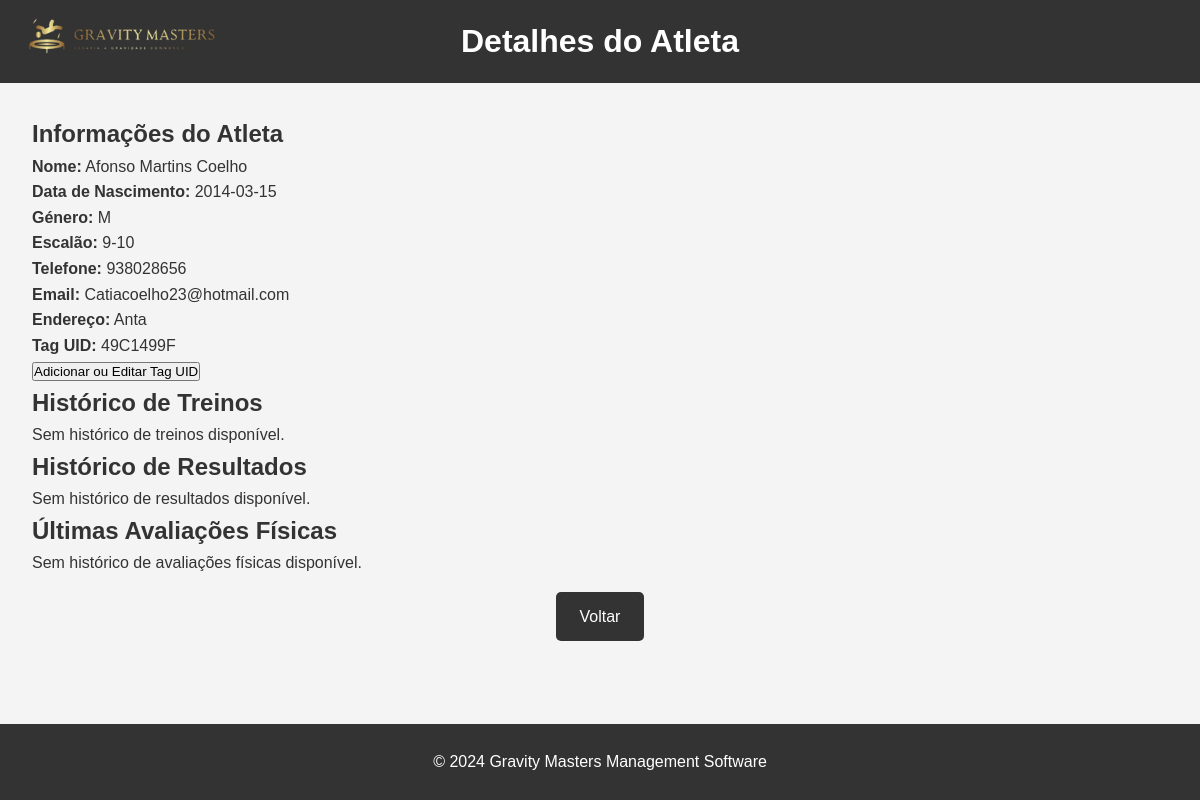
Screenshot of /frontend/personalAthlete.php?idAthlete=1 with the database file from the repository.
### tables this page shows
CREATE TABLE "Athlete" (
    idAthlete INTEGER PRIMARY KEY AUTOINCREMENT,
    name VARCHAR(255) NOT NULL,
    birthday DATE,
    genre VARCHAR(1) NOT NULL,
    mobile VARCHAR(20),
    email VARCHAR(255), username TEXT,
    password VARCHAR(255),
    address VARCHAR(255),
    ageGroup VARCHAR(255), "fgpNumber" TEXT, "tag_uid" TEXT,
    UNIQUE(idAthlete)
);

### backend/functions.php (called while the page is built, shortened)
<?php
include_once __DIR__ . '/../backend/db_connect.php';
function fetchinfoAthlete($idAthlete) {
    global $conn;
    try {
        $sql = "SELECT * FROM Athlete WHERE idAthlete = :idAthlete";
        $stmt = $conn->prepare($sql);
        $stmt->bindParam(':idAthlete', $idAthlete, PDO::PARAM_INT);
        $stmt->execute();
        $athlete = $stmt->fetch(PDO::FETCH_ASSOC);
        $currentYear = (int)date("Y");
        $birthYear = (int)date("Y", strtotime($athlete['birthday']));
        $age = $currentYear - $birthYear;
        $ageGroup = match (true) {
            $age >= 17 => '17+',
            $age >= 15 => '15-16',
            $age >= 13 => '13-14',
            $age >= 11 => '11-12',
            $age >= 9 => '9-10',
            $age >= 7 => '7-8',
            default => 'Under 7',
        };
        return $athlete;
    } catch (Exception $e) {
        return null;
    }
}
function fetchTrainingsAthlete($idAthlete) {
    global $conn;
    try {
        $sql = "SELECT * FROM TrainingReg WHERE idAthlete = :idAthlete ORDER BY dateTrainingReg DESC";
        $stmt = $conn->prepare($sql);
        $stmt->bindParam(':idAthlete', $idAthlete, PDO::PARAM_INT);
        $stmt->execute();
        return $stmt->fetchAll(PDO::FETCH_ASSOC);
    } catch (Exception $e) {
        return [];
    }
}
function fetchResultsAndDetailsOfCompetitionAthlete($idAthlete) {
    global $conn;
    try {
        $sql = "SELECT r.*, c.*
                FROM Result r
                JOIN Competition c ON r.idCompetition = c.idCompetition
                WHERE r.idAthlete = :idAthlete
                ORDER BY c.startTime DESC";
        $stmt = $conn->prepare($sql);
        $stmt->bindParam(':idAthlete', $idAthlete, PDO::PARAM_INT);
        $stmt->execute();
        return $stmt->fetchAll(PDO::FETCH_ASSOC);
    } catch (Exception $e) {
        return [];
    }
}
function fetchConditionTestsAthlete($idAthlete) {
    global $conn;
    try {
        $sql = "SELECT * FROM ConditionTest WHERE idAthlete = :idAthlete ORDER BY dateTest DESC";
        $stmt = $conn->prepare($sql);
        $stmt->bindParam(':idAthlete', $idAthlete, PDO::PARAM_INT);
        $stmt->execute();
        return $stmt->fetchAll(PDO::FETCH_ASSOC);
    } catch (Exception $e) {
        return [];
    }
}
?>

### frontend/personalAthlete.php (the view, shortened to what this page needs)
<?php
include __DIR__ . '/../backend/db_connect.php';
include __DIR__ . '/../backend/functions.php';
$idAthlete = $_GET['idAthlete'];
$athlete = fetchinfoAthlete($idAthlete);
$condition = fetchConditionTestsAthlete($idAthlete);
$trainings = fetchTrainingsAthlete($idAthlete);
$results = fetchResultsAndDetailsOfCompetitionAthlete($idAthlete);
?>
<!DOCTYPE html>
<html lang="pt">
<head>
    <link rel="stylesheet" href="../css/personalAthlete.css">
</head>
<body>
    <header>
        <div class="header-content">
            <h1>Detalhes do Atleta</h1>
        </div>
        <div class="logo-content">
            <img src="..\imagens\teste.png" alt="Logo do Clube" class="header-logo">
        </div>
    </header>
    <main>
        <div class="athlete-details">
            <h2>Informações do Atleta</h2>
            <p><strong>Nome:</strong> <?php echo htmlspecialchars($athlete['name']); ?></p>
            <p><strong>Data de Nascimento:</strong> <?php echo htmlspecialchars($athlete['birthday']); ?></p>
            <p><strong>Género:</strong> <?php echo htmlspecialchars($athlete['genre']); ?></p>
            <p><strong>Escalão:</strong> <?php echo htmlspecialchars($athlete['ageGroup']); ?> </p>
            <p><strong>Telefone:</strong> <?php echo htmlspecialchars($athlete['mobile']); ?></p>
            <p><strong>Email:</strong> <?php echo htmlspecialchars($athlete['email']); ?></p>
            <p><strong>Endereço:</strong> <?php echo htmlspecialchars($athlete['address']); ?></p>
            <p><strong>Tag UID:</strong> <?php echo htmlspecialchars($athlete['tag_uid'] ?? 'Não atribuído'); ?></p>
            <button onclick="toggleTagForm()">Adicionar ou Editar Tag UID</button>
        <div class="athlete-history">
            <h2>Histórico de Treinos</h2>
            <?php if (count($trainings) > 0): ?>
                <ul>
                    <?php foreach (array_slice($trainings, -7) as $training): ?>
                        <li><?php echo htmlspecialchars($training['dateTrainingReg']) . ': ' . htmlspecialchars($training['performance']); ?></li>
                    <?php endforeach; ?>
                </ul>
                <button onclick="window.location.href = 'list_trainingByAthlete.php?idAthlete=<?php echo $idAthlete; ?>';">Ver todos os treinos</button>
            <?php else: ?>
                <p>Sem histórico de treinos disponível.</p>
            <?php endif; ?>
            <h2>Histórico de Resultados</h2>
            <?php if (!is_string($results) && count($results) > 0): ?>
                <ul>
                    <?php foreach ($results as $item): ?>
                        <?php
                        $competitionDate = strtotime($item['competition']['startTime']);
                        $oneYearAgo = strtotime('-1 year');
                        if ($competitionDate >= $oneYearAgo): ?>
                            <li><?php echo htmlspecialchars($item['competition']['name']) . ': ' . htmlspecialchars($item['result']['score']) . ' -> ' . htmlspecialchars($item['result']['place']); ?></li>
                        <?php endif; ?>
                    <?php endforeach; ?>
                </ul>
                <button onclick="window.location.href = 'list_compByAthlete.php?idAthlete=<?php echo $idAthlete; ?>';">Mostrar todas as competições</button>
            <?php else: ?>
                <p>Sem histórico de resultados disponível.</p>
            <?php endif; ?>
            <h2>Últimas Avaliações Físicas</h2>
            <?php if (count($condition) > 0):
                $lastTwoConditions = array_slice($condition, -3); ?>
                <ul>
                    <?php foreach ($lastTwoConditions as $conditionTest): ?>
                        <li><?php echo htmlspecialchars($conditionTest['dateTest']) . ': ' . htmlspecialchars($conditionTest['weight']) . 'kg + ' . htmlspecialchars($conditionTest['height']) . 'cm'; ?></li>
                    <?php endforeach; ?>
                </ul>
                <button onclick="window.location.href = 'list_all_conditions.php?idAthlete=<?php echo $idAthlete; ?>';">Ver todas as avaliações físicas</button>
            <?php else: ?>
                <p>Sem histórico de avaliações físicas disponível.</p>
            <?php endif; ?>
        </div>
        <div class="back-button">
            <a href="javascript:history.back()">Voltar</a>
        </div>
    </main>
    <footer>
        <p>&copy; 2024 Gravity Masters Management Software</p>
    </footer>
</body>
</html>

### css/personalAthlete.css (style rules this page uses)
* { margin: 0; padding: 0; box-sizing: border-box; }
body { font-family: Arial, sans-serif; line-height: 1.6; background-color: #f4f4f4; color: #333; display: flex; flex-direction: column; min-height: 100vh; }
header { background: #333; color: #fff; padding: 1rem; max-height: 90px; }
.header-content { display: flex; align-items: center; justify-content: space-between; max-width: 1200px; margin: 0 auto; padding: 0 1rem; }
.header-logo { max-height: 100%; height: auto; margin-right: 0rem; }
header h1 { flex: 1; text-align: center; margin: 0; font-size: 2rem; }
.logo-content { position: absolute; top: 10px; left: 20px; }
main { flex: 1; padding: 2rem; }
.back-button { text-align: center; margin-top: 1rem; }
.back-button a { display: inline-block; padding: 0.75rem 1.5rem; background-color: #333; color: #fff; text-decoration: none; border-radius: 5px; transition: background-color 0.3s ease; }
footer { background-color: #333; color: #fff; text-align: center; padding: 25px; position: sticky; top:100%; bottom: 0; width: 100%; }

### rows the page displays
athlete: name "Afonso Martins Coelho", birthday "2014-03-15", genre "M", ageGroup "9-10", mobile "938028656", email "Catiacoelho23@hotmail.com", address "Anta", tag_uid "49C1499F"
